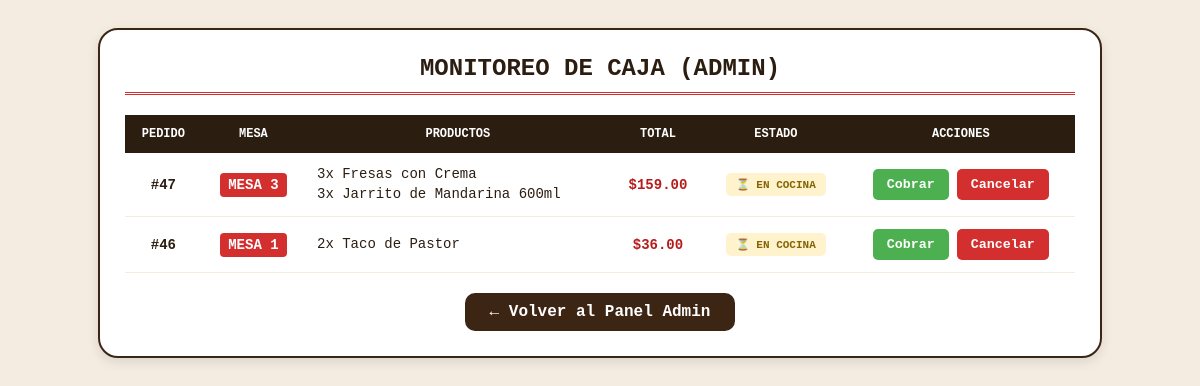
Before: /historial_pedidosA.php (signed in) with the older database file.
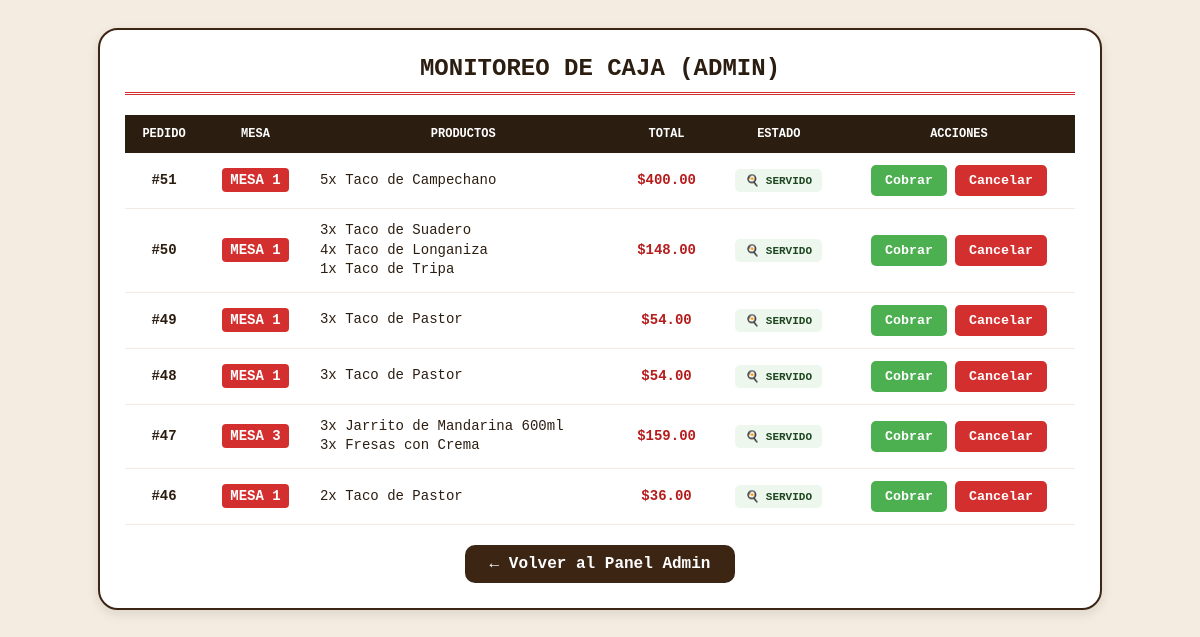
After: the same page with the newer database file.
### tables this page shows
CREATE TABLE `pedidos_activos` (
  `id_pedido` int(11) NOT NULL,
  `mesa` int(11) NOT NULL DEFAULT 0,
  `total` decimal(30,2) NOT NULL,
  `fecha_hora` timestamp NOT NULL DEFAULT current_timestamp(),
  `estado` varchar(20) NOT NULL DEFAULT 'en cocina'
);

### historial_pedidosA.php (the view, shortened to what this page needs)
<?php
$conexion = new mysqli("localhost", "root", "", "taqueria_novillero");
$sql = "SELECT pa.id_pedido, pa.mesa, pa.total, pa.estado,
        GROUP_CONCAT(CONCAT(dp.cantidad, 'x ', prod.nombre) SEPARATOR '<br>') AS productos_detalle
        FROM pedidos_activos pa
        INNER JOIN detalle_pedidos dp ON pa.id_pedido = dp.id_pedido
        INNER JOIN productos prod ON dp.id_producto = prod.id
        GROUP BY pa.id_pedido, pa.mesa, pa.total, pa.estado
        ORDER BY pa.id_pedido DESC";
$resultado = $conexion->query($sql);
?>
<!DOCTYPE html>
<html lang="es">
<head>
</head>
<body>
    <div class="container">
        <h2>Monitoreo de Caja (Admin)</h2>
        <table>
            <thead>
                <tr>
                    <th>Pedido</th>
                    <th>Mesa</th>
                    <th>Productos</th>
                    <th>Total</th>
                    <th>Estado</th>
                    <th>Acciones</th>
                </tr>
            </thead>
            <tbody>
                <?php if ($resultado && $resultado->num_rows > 0): ?>
                    <?php while ($fila = $resultado->fetch_assoc()): ?>
                        <tr>
                            <td><strong>#<?php echo $fila['id_pedido']; ?></strong></td>
                            <td><span style="background:#d32f2f; color:white; padding:4px 8px; border-radius:4px; font-weight: bold;">MESA <?php echo $fila['mesa']; ?></span></td>
                            <td style="text-align: left; line-height: 1.4;"><?php echo $fila['productos_detalle']; ?></td>
                            <td style="font-weight: bold; color: #b71c1c;">$<?php echo number_format($fila['total'], 2); ?></td>
                            <td>
                                <?php if ($fila['estado'] == 'en cocina'): ?>
                                    <span class="badge-cocina">⏳ EN COCINA</span>
                                <?php else: ?>
                                    <span class="badge-servido">🍳 SERVIDO</span>
                                <?php endif; ?>
                            </td>
                            <td>
                                <div style="display: flex; gap: 8px; justify-content: center;">
                                    <button type="button" class="btn-cobrar" onclick="abrirModalCobro(<?php echo $fila['id_pedido']; ?>, <?php echo $fila['total']; ?>, <?php echo $fila['mesa']; ?>)">
                                        Cobrar
                                    </button>
                                    <form method="POST" action="" onsubmit="return confirm('¿Está seguro de cancelar el pedido #<?php echo $fila['id_pedido']; ?>?');" style="margin:0;">
                                        <button type="submit" name="cancelar_pedido" class="btn-cancelar">Cancelar</button>
                                    </form>
                                </div>
                            </td>
                        </tr>
                    <?php endwhile; ?>
                <?php else: ?>
                    <tr>
                        <td colspan="6" style="font-style: italic; color: #777; padding: 20px;">No hay pedidos activos en este momento.</td>
                    </tr>
                <?php endif; ?>
            </tbody>
        </table>
        <a href="panel_admin.php" class="btn-volver">← Volver al Panel Admin</a>
    </div>
</body>
</html>

Changed rows visible on the page:
added pedidos_activos: id_pedido "51", mesa "1", productos_detalle "5x Taco de Campechano", total "400.00", estado "🍳 SERVIDO"
added pedidos_activos: id_pedido "50", mesa "1", productos_detalle "3x Taco de Suadero 4x Taco de Longaniza 1x Taco de Tripa", total "148.00", estado "🍳 SERVIDO"
added pedidos_activos: id_pedido "49", mesa "1", productos_detalle "3x Taco de Pastor", total "54.00", estado "🍳 SERVIDO"
added pedidos_activos: id_pedido "48", mesa "1", productos_detalle "3x Taco de Pastor", total "54.00", estado "🍳 SERVIDO"
changed pedidos_activos id 47: productos_detalle "3x Fresas con Crema 3x Jarrito de Mandarina 600ml" → "3x Jarrito de Mandarina 600ml 3x Fresas con Crema"; estado "⏳ EN COCINA" → "🍳 SERVIDO"
changed pedidos_activos id 46: estado "⏳ EN COCINA" → "🍳 SERVIDO"
